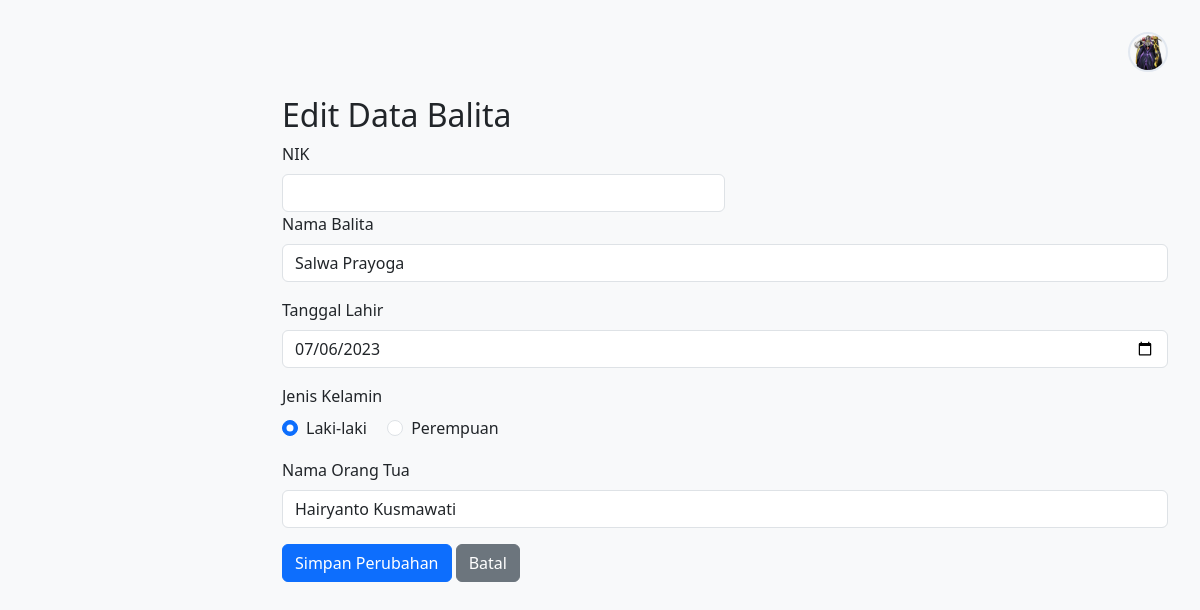
The app's page /balita/edit/3648 with its own data.
### tables this page shows
CREATE TABLE "balita" (
    id INTEGER PRIMARY KEY AUTOINCREMENT,
    nama TEXT NOT NULL,
    tanggal_lahir DATE NOT NULL,
    jenis_kelamin TEXT NOT NULL CHECK (jenis_kelamin IN ('L', 'P')),
    nama_ortu TEXT NOT NULL,
    provinsi TEXT NOT NULL DEFAULT 'BANTEN',
    kabupaten_kota TEXT NOT NULL DEFAULT 'KAB LEBAK',
    kecamatan TEXT NOT NULL DEFAULT 'CIMARGA',
    puskesmas TEXT NOT NULL DEFAULT 'CIMARGA',
    desa_id INTEGER,
    rt TEXT,
    rw TEXT,
    alamat TEXT,
    created_at TIMESTAMP DEFAULT CURRENT_TIMESTAMP,
    updated_at TIMESTAMP DEFAULT CURRENT_TIMESTAMP,
    FOREIGN KEY (desa_id) REFERENCES desa_cimarga(id)
);

### app.py (the view, shortened to what this page needs)
@app.route('/balita/edit/<int:id>', methods=['GET', 'POST'])
def edit_balita(id):
    conn = get_db()
    balita = conn.execute('SELECT * FROM balita WHERE id = ?', (id,)).fetchone()
    if not balita:
        flash('Data balita tidak ditemukan', 'danger')
        return redirect(url_for('data_balita'))
    conn.close()
    return render_template('balita/edit.html', balita=balita)

### app.py (called while the page is built)
def get_db():
    conn = sqlite3.connect(app.config['DATABASE'])
    conn.row_factory = sqlite3.Row
    conn.execute("PRAGMA foreign_keys = ON")
    return conn

### templates/balita/edit.html (shortened to what this page needs)
{% extends "base.html" %}
{% block content %}
<h2>Edit Data Balita</h2>
<form method="POST">
    <div class="col-md-6">
  <label for="nik" class="form-label">NIK</label>
  <input type="text" class="form-control" id="nik" name="nik" maxlength="16" pattern="\d{16}" required>
</div>
    <div class="mb-3">
        <label for="nama" class="form-label">Nama Balita</label>
        <input type="text" class="form-control" id="nama" name="nama" value="{{ balita['nama'] }}" required>
    </div>
    <div class="mb-3">
        <label for="tanggal_lahir" class="form-label">Tanggal Lahir</label>
        <input type="date" class="form-control" id="tanggal_lahir" name="tanggal_lahir"
               value="{{ balita['tanggal_lahir'] }}" required>
    </div>
    <div class="mb-3">
        <label class="form-label">Jenis Kelamin</label>
        <div>
            <div class="form-check form-check-inline">
                <input class="form-check-input" type="radio" name="jenis_kelamin" id="laki"
                       value="L" {% if balita['jenis_kelamin'] == 'L' %}checked{% endif %}>
                <label class="form-check-label" for="laki">Laki-laki</label>
            </div>
            <div class="form-check form-check-inline">
                <input class="form-check-input" type="radio" name="jenis_kelamin" id="perempuan"
                       value="P" {% if balita['jenis_kelamin'] == 'P' %}checked{% endif %}>
                <label class="form-check-label" for="perempuan">Perempuan</label>
            </div>
        </div>
    </div>
    <div class="mb-3">
        <label for="nama_ortu" class="form-label">Nama Orang Tua</label>
        <input type="text" class="form-control" id="nama_ortu" name="nama_ortu"
               value="{{ balita['nama_ortu'] }}" required>
    </div>
    <button type="submit" class="btn btn-primary">Simpan Perubahan</button>
    <a href="{{ url_for('data_balita') }}" class="btn btn-secondary">Batal</a>
</form>
{% endblock %}

### templates/base.html (style rules this page uses)
body { background: #f8f9fa; }

### records on screen
balita: nama "Salwa Prayoga", tanggal_lahir "07/06/2023", jenis_kelamin "☑ Laki-laki", jenis_kelamin "☐ Perempuan", nama_ortu "Hairyanto Kusmawati"
